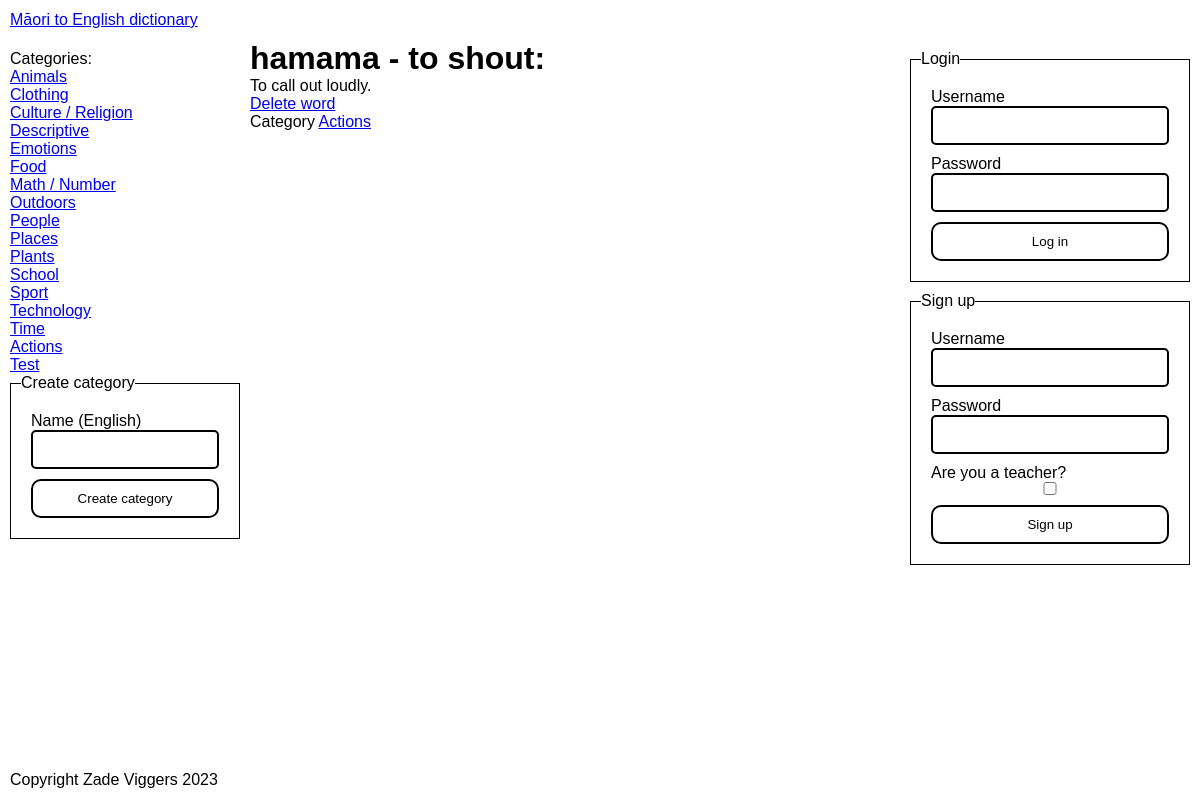
Page /words/1 on the earlier database version.
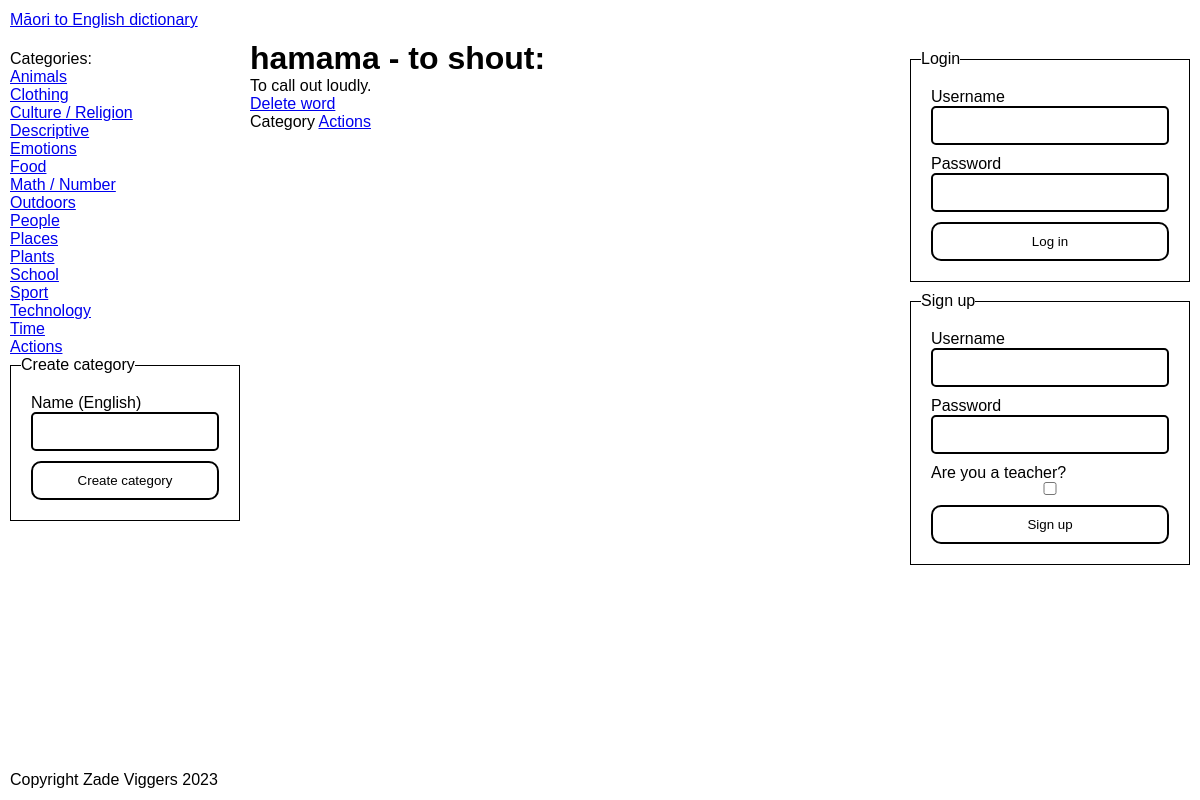
Same page on the later database version.
### tables this page shows
CREATE TABLE "Categories" (
	"ID"	INTEGER NOT NULL UNIQUE,
	"EnglishName"	TEXT NOT NULL,
	PRIMARY KEY("ID" AUTOINCREMENT)
) STRICT;

### app.py (the view)
@server.route("/words/<id>", methods=["GET"])
def word_page(id):
    word_query = "SELECT * FROM Words WHERE ID = ?"
    g.cursor.execute(word_query, [id])
    word = g.cursor.fetchone()
    if word == None:
        abort(404)
    category_query = "SELECT * FROM Categories WHERE ID = ?"
    g.cursor.execute(category_query, [word["CategoryID"]])
    category = g.cursor.fetchone()
    return render_template("pages/specific_word.jinja", category=category, word=word)

### app.py (called while the page is built, shortened)
def db_dict_factory(cursor, row):
    d = {}
    for idx, col in enumerate(cursor.description):
        d[col[0]] = row[idx]
    return d

def get_db() -> sqlite3.Connection:
    db_connection = sqlite3.connect("dictionary.db")
    db_connection.row_factory = db_dict_factory
    return db_connection

def get_user():
    return False

@server.before_request
def before_request():
    g.db = get_db()
    g.cursor = g.db.cursor()
    g.user = get_user()
    categories_query = "SELECT ID, EnglishName from Categories"
    g.cursor.execute(categories_query)
    categories = g.cursor.fetchall()
    g.categories = categories

@server.teardown_request
def teardown_request(error):
    g.db.close()

@server.context_processor
def context_processor():
    return {"categories": g.categories, "user": g.user}

### templates/pages/specific_word.jinja
{% extends "base.jinja" %}
{% set title = word.MaoriSpelling + " - " + word.EnglishSpelling %}
{% block main %}
    <h1>{{ word.MaoriSpelling }} - {{ word.EnglishSpelling }}:</h1>
    <p>{{ word.EnglishDefinition }}</p>
    <a data-confirm href="{{ url_for('delete_word_action', id=word.ID) }}">Delete word</a>
    <p>
        Category <a href="{{ url_for('category_page', id=category.ID) }}">{{ category.EnglishName }}</a>
    </p>
{% endblock main %}

### templates/base.jinja (shortened to what this page needs)
{% import 'components.jinja' as components with context %}
<!DOCTYPE html>
<html lang="en">
    <head>
        <link href="{{ url_for('static', filename='style.css') }}" rel="stylesheet" />
    </head>
    <body>
        <header>
            <a href="{{ url_for('home_page') }}" id="site-title">Māori to English dictionary</a>
        </header>
        <section id="categories-container">
            <nav id="categories">
                Categories:
                <ul>
                    {% for category in categories %}
                        <li>
                            <a href="{{ url_for('category_page', id=category.ID) }}">{{ category.EnglishName }}</a>
                        </li>
                    {% endfor %}
                </ul>
                <section class="admin-edit-section">
                    <fieldset form="add-categoru">
                        <legend>Create category</legend>
                        <form action="{{ url_for('create_category_action') }}"
                              id="add-category"
                              method="POST">
                            {{ components.TextField("english-name", "Name (English)") }}
                            <button type="submit">Create category</button>
                        </form>
                    </fieldset>
                </section>
            </nav>
        </section>
        <main id="content">
            {% block main %}
            {% endblock main %}
        </main>
        <section id="auth-container">
            <div id="auth">
                {% if user == false %}
                    <fieldset form="login">
                        <legend>Login</legend>
                        <form action="{{ url_for('handle_log_in') }}" id="login" method="post">
                            {{ components.TextField("log-in-username", "Username") }}
                            {{ components.TextField("log-in-password", "Password", type="password") }}
                            <button type="submit">Log in</button>
                        </form>
                    </fieldset>
                    <fieldset form="sign-up">
                        <legend>Sign up</legend>
                        <form action="{{ url_for('handle_sign_up') }}" id="sign-up" method="post">
                            {{ components.TextField("sign-up-username", "Username") }}
                            {{ components.TextField("sign-up-password", "Password", type="password") }}
                            <label for="is-teacher">
                                Are you a teacher?
                                <input type="checkbox" name="is-teacher" id="is-teacher" />
                            </label>
                            <button type="submit">Sign up</button>
                        </form>
                    </fieldset>
                {% else %}
                    <span>Logged in as {{ user.username }}.</span>
                    <a href="{{ url_for('handle_log_out') }}">Logout</a>
                {% endif %}
            </div>
        </section>
        <footer>
            <p>Copyright Zade Viggers 2023</p>
        </footer>
    </body>
</html>

Differences in the rows shown:
removed Categories: EnglishName "Test"
